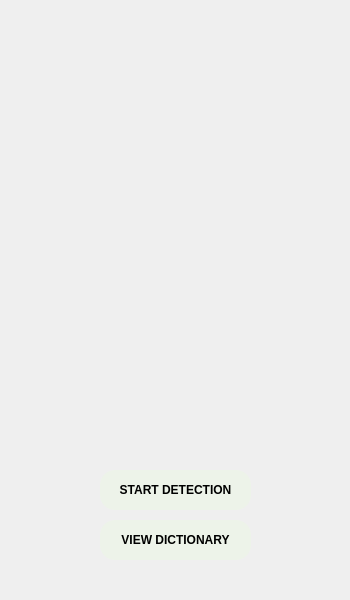
<?xml version="1.0" encoding="UTF-8"?>
<ui version="4.0">
 <class>MainWindow</class>
 <widget class="QMainWindow" name="MainWindow">
  <property name="geometry">
   <rect>
    <x>0</x>
    <y>0</y>
    <width>350</width>
    <height>600</height>
   </rect>
  </property>
  <property name="windowTitle">
   <string>MainWindow</string>
  </property>
  <widget class="QWidget" name="centralwidget">
   <widget class="QStackedWidget" name="stackedWidget">
    <property name="geometry">
     <rect>
      <x>0</x>
      <y>0</y>
      <width>351</width>
      <height>601</height>
     </rect>
    </property>
    <property name="currentIndex">
     <number>0</number>
    </property>
    <widget class="QWidget" name="page">
     <widget class="QPushButton" name="capture_button">
      <property name="geometry">
       <rect>
        <x>100</x>
        <y>470</y>
        <width>151</width>
        <height>40</height>
       </rect>
      </property>
      <property name="font">
       <font>
        <weight>75</weight>
        <bold>true</bold>
       </font>
      </property>
      <property name="acceptDrops">
       <bool>false</bool>
      </property>
      <property name="styleSheet">
       <string notr="true">background-color: #EDF3E9;
border-radius: 15px;
padding: 4px;</string>
      </property>
      <property name="text">
       <string>START DETECTION</string>
      </property>
      <property name="autoRepeatDelay">
       <number>296</number>
      </property>
     </widget>
     <widget class="QLabel" name="logo_label">
      <property name="geometry">
       <rect>
        <x>0</x>
        <y>0</y>
        <width>350</width>
        <height>600</height>
       </rect>
      </property>
      <property name="text">
       <string/>
      </property>
      <property name="pixmap">
       <pixmap>../../../../Downloads/Page 1.png</pixmap>
      </property>
      <property name="scaledContents">
       <bool>true</bool>
      </property>
     </widget>
     <widget class="QPushButton" name="explore_button">
      <property name="geometry">
       <rect>
        <x>100</x>
        <y>520</y>
        <width>151</width>
        <height>40</height>
       </rect>
      </property>
      <property name="font">
       <font>
        <weight>75</weight>
        <bold>true</bold>
       </font>
      </property>
      <property name="styleSheet">
       <string notr="true">background-color: #EDF3E9;
border-radius: 15px;
padding: 4px;</string>
      </property>
      <property name="text">
       <string>VIEW DICTIONARY</string>
      </property>
     </widget>
     <zorder>logo_label</zorder>
     <zorder>capture_button</zorder>
     <zorder>explore_button</zorder>
    </widget>
    <widget class="QWidget" name="page_2">
     <widget class="QScrollArea" name="scrollArea">
      <property name="geometry">
       <rect>
        <x>20</x>
        <y>170</y>
        <width>311</width>
        <height>361</height>
       </rect>
      </property>
      <property name="styleSheet">
       <string notr="true">background: #ffffff; width=0px;height:0px;</string>
      </property>
      <property name="frameShape">
       <enum>QFrame::NoFrame</enum>
      </property>
      <property name="lineWidth">
       <number>0</number>
      </property>
      <property name="widgetResizable">
       <bool>true</bool>
      </property>
      <widget class="QWidget" name="scrollAreaWidgetContents">
       <property name="geometry">
        <rect>
         <x>0</x>
         <y>0</y>
         <width>311</width>
         <height>361</height>
        </rect>
       </property>
       <layout class="QVBoxLayout" name="verticalLayout">
        <item>
         <widget class="QLabel" name="results_label">
          <property name="font">
           <font>
            <pointsize>12</pointsize>
            <italic>false</italic>
           </font>
          </property>
          <property name="styleSheet">
           <string notr="true">background: #ffffff</string>
          </property>
          <property name="text">
           <string>TextLabel</string>
          </property>
          <property name="scaledContents">
           <bool>true</bool>
          </property>
          <property name="wordWrap">
           <bool>true</bool>
          </property>
         </widget>
        </item>
       </layout>
      </widget>
     </widget>
     <widget class="QPushButton" name="back_button">
      <property name="geometry">
       <rect>
        <x>100</x>
        <y>545</y>
        <width>151</width>
        <height>41</height>
       </rect>
      </property>
      <property name="font">
       <font>
        <weight>75</weight>
        <bold>true</bold>
       </font>
      </property>
      <property name="styleSheet">
       <string notr="true">background-color: #5EA563;
border-style: outset;
border-width: 1px;
border-radius: 15px;
border-color: white;
padding: 4px;
color: white</string>
      </property>
      <property name="text">
       <string>BACK</string>
      </property>
     </widget>
     <widget class="QLabel" name="label_2">
      <property name="geometry">
       <rect>
        <x>0</x>
        <y>0</y>
        <width>350</width>
        <height>601</height>
       </rect>
      </property>
      <property name="text">
       <string/>
      </property>
      <property name="pixmap">
       <pixmap>../../../../Downloads/Page2.png</pixmap>
      </property>
     </widget>
     <zorder>label_2</zorder>
     <zorder>scrollArea</zorder>
     <zorder>back_button</zorder>
    </widget>
    <widget class="QWidget" name="page_3">
     <widget class="QPushButton" name="search_button">
      <property name="geometry">
       <rect>
        <x>276</x>
        <y>97</y>
        <width>31</width>
        <height>28</height>
       </rect>
      </property>
      <property name="autoFillBackground">
       <bool>false</bool>
      </property>
      <property name="styleSheet">
       <string notr="true">border: 0;</string>
      </property>
      <property name="text">
       <string/>
      </property>
      <property name="icon">
       <iconset>
        <normaloff>../../../../Downloads/search logo.png</normaloff>../../../../Downloads/search logo.png</iconset>
      </property>
      <property name="iconSize">
       <size>
        <width>50</width>
        <height>50</height>
       </size>
      </property>
      <property name="shortcut">
       <string>Return</string>
      </property>
     </widget>
     <widget class="QTextEdit" name="search_text">
      <property name="geometry">
       <rect>
        <x>32</x>
        <y>97</y>
        <width>241</width>
        <height>31</height>
       </rect>
      </property>
      <property name="styleSheet">
       <string notr="true">border: 0;color: #5EA563;font-weight: bold;</string>
      </property>
     </widget>
     <widget class="QScrollArea" name="scrollArea_2">
      <property name="geometry">
       <rect>
        <x>20</x>
        <y>200</y>
        <width>311</width>
        <height>341</height>
       </rect>
      </property>
      <property name="styleSheet">
       <string notr="true">background: #ffffff; width=0px;height:0px;</string>
      </property>
      <property name="frameShape">
       <enum>QFrame::NoFrame</enum>
      </property>
      <property name="lineWidth">
       <number>1</number>
      </property>
      <property name="widgetResizable">
       <bool>true</bool>
      </property>
      <widget class="QWidget" name="scrollAreaWidgetContents_5">
       <property name="geometry">
        <rect>
         <x>0</x>
         <y>0</y>
         <width>311</width>
         <height>341</height>
        </rect>
       </property>
       <property name="styleSheet">
        <string notr="true">background: #ffffff</string>
       </property>
       <layout class="QVBoxLayout" name="verticalLayout_5">
        <item>
         <widget class="QLabel" name="all_contents">
          <property name="enabled">
           <bool>true</bool>
          </property>
          <property name="font">
           <font>
            <pointsize>12</pointsize>
            <italic>false</italic>
           </font>
          </property>
          <property name="styleSheet">
           <string notr="true">background: #ffffff</string>
          </property>
          <property name="text">
           <string/>
          </property>
          <property name="scaledContents">
           <bool>true</bool>
          </property>
          <property name="wordWrap">
           <bool>true</bool>
          </property>
         </widget>
        </item>
       </layout>
      </widget>
     </widget>
     <widget class="QPushButton" name="sort_button">
      <property name="geometry">
       <rect>
        <x>230</x>
        <y>155</y>
        <width>105</width>
        <height>41</height>
       </rect>
      </property>
      <property name="font">
       <font>
        <weight>75</weight>
        <bold>true</bold>
       </font>
      </property>
      <property name="autoFillBackground">
       <bool>false</bool>
      </property>
      <property name="styleSheet">
       <string notr="true">background-color: #5EA563;
border-style: outset;
border-width: 1px;
border-radius: 15px;
border-color: white;
padding: 4px;
color: white</string>
      </property>
      <property name="text">
       <string>SORT</string>
      </property>
     </widget>
     <widget class="QPushButton" name="back_button2">
      <property name="geometry">
       <rect>
        <x>100</x>
        <y>545</y>
        <width>151</width>
        <height>41</height>
       </rect>
      </property>
      <property name="font">
       <font>
        <weight>75</weight>
        <bold>true</bold>
       </font>
      </property>
      <property name="styleSheet">
       <string notr="true">background-color: #5EA563;
border-style: outset;
border-width: 1px;
border-radius: 15px;
border-color: white;
padding: 4px;
color: white</string>
      </property>
      <property name="text">
       <string>BACK</string>
      </property>
     </widget>
     <widget class="QLabel" name="label">
      <property name="geometry">
       <rect>
        <x>0</x>
        <y>0</y>
        <width>350</width>
        <height>600</height>
       </rect>
      </property>
      <property name="text">
       <string/>
      </property>
      <property name="pixmap">
       <pixmap>../../../../Downloads/Page3.png</pixmap>
      </property>
     </widget>
     <zorder>label</zorder>
     <zorder>scrollArea_2</zorder>
     <zorder>search_button</zorder>
     <zorder>search_text</zorder>
     <zorder>sort_button</zorder>
     <zorder>back_button2</zorder>
    </widget>
   </widget>
  </widget>
 </widget>
 <resources/>
 <connections/>
</ui>
